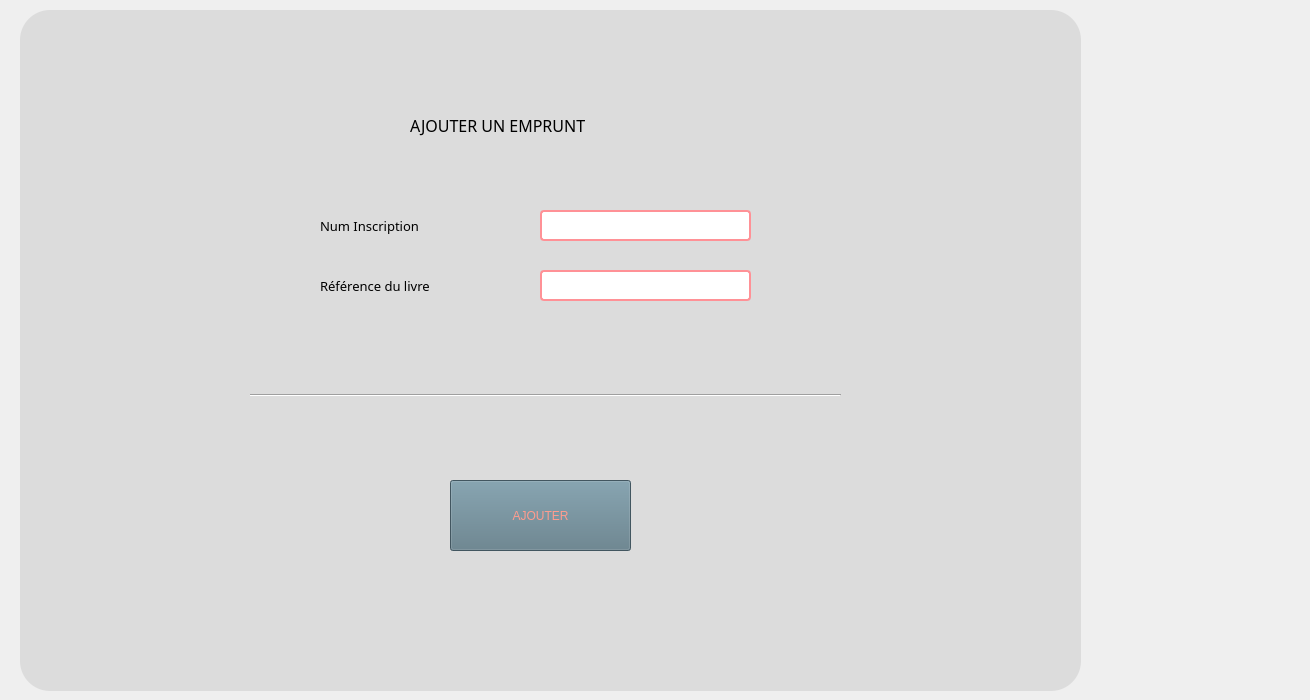
       <widget class="QWidget" name="tab_6">
        <attribute name="title">
         <string>Ajouter un nouvel emprunt</string>
        </attribute>
        <widget class="QLabel" name="label_99">
         <property name="geometry">
          <rect>
           <x>20</x>
           <y>10</y>
           <width>1061</width>
           <height>681</height>
          </rect>
         </property>
         <property name="styleSheet">
          <string notr="true">background-color:rgba(0,0, 0, 20);
border-radius: 30px;</string>
         </property>
         <property name="text">
          <string/>
         </property>
        </widget>
        <widget class="QLabel" name="label_77">
         <property name="geometry">
          <rect>
           <x>410</x>
           <y>90</y>
           <width>361</width>
           <height>71</height>
          </rect>
         </property>
         <property name="font">
          <font>
           <family>Segoe UI Black</family>
           <pointsize>12</pointsize>
           <weight>10</weight>
           <italic>false</italic>
           <bold>false</bold>
          </font>
         </property>
         <property name="styleSheet">
          <string notr="true">
font: 87 12pt &quot;Segoe UI Black&quot;;</string>
         </property>
         <property name="text">
          <string>AJOUTER UN EMPRUNT</string>
         </property>
        </widget>
        <widget class="QLabel" name="label_76">
         <property name="geometry">
          <rect>
           <x>320</x>
           <y>180</y>
           <width>231</width>
           <height>91</height>
          </rect>
         </property>
         <property name="font">
          <font>
           <family>Segoe UI Black</family>
           <pointsize>10</pointsize>
           <weight>10</weight>
           <italic>false</italic>
           <bold>false</bold>
          </font>
         </property>
         <property name="text">
          <string>Num Inscription</string>
         </property>
        </widget>
        <widget class="QLabel" name="label_74">
         <property name="geometry">
          <rect>
           <x>320</x>
           <y>240</y>
           <width>231</width>
           <height>91</height>
          </rect>
         </property>
         <property name="font">
          <font>
           <family>Segoe UI Black</family>
           <pointsize>10</pointsize>
           <weight>10</weight>
           <italic>false</italic>
           <bold>false</bold>
          </font>
         </property>
         <property name="text">
          <string>Référence du livre</string>
         </property>
        </widget>
        <widget class="QLabel" name="erreurni_18">
         <property name="geometry">
          <rect>
           <x>540</x>
           <y>240</y>
           <width>291</width>
           <height>16</height>
          </rect>
         </property>
         <property name="styleSheet">
          <string notr="true">color: rgb(255, 156, 142);
font: 87 9pt &quot;Segoe UI Black&quot;;
</string>
         </property>
         <property name="text">
          <string/>
         </property>
        </widget>
        <widget class="QLabel" name="erreurni_21">
         <property name="geometry">
          <rect>
           <x>510</x>
           <y>360</y>
           <width>251</width>
           <height>16</height>
          </rect>
         </property>
         <property name="styleSheet">
          <string notr="true">color: rgb(255, 156, 142);
font: 75 10pt &quot;MS Shell Dlg 2&quot;;</string>
         </property>
         <property name="text">
          <string/>
         </property>
        </widget>
        <widget class="Line" name="line_9">
         <property name="geometry">
          <rect>
           <x>250</x>
           <y>380</y>
           <width>591</width>
           <height>31</height>
          </rect>
         </property>
         <property name="orientation">
          <enum>Qt::Horizontal</enum>
         </property>
        </widget>
        <widget class="QLabel" name="erreurni_19">
         <property name="geometry">
          <rect>
           <x>540</x>
           <y>300</y>
           <width>291</width>
           <height>16</height>
          </rect>
         </property>
         <property name="styleSheet">
          <string notr="true">color: rgb(255, 156, 142);
font: 87 9pt &quot;Segoe UI Black&quot;;
</string>
         </property>
         <property name="text">
          <string/>
         </property>
        </widget>
        <widget class="QLineEdit" name="ni_2">
         <property name="geometry">
          <rect>
           <x>540</x>
           <y>210</y>
           <width>211</width>
           <height>31</height>
          </rect>
         </property>
         <property name="styleSheet">
          <string notr="true">color: rgb(92, 121, 134);
font: 10pt &quot;Tw Cen MT Condensed Extra Bold&quot;;
border: 2px solid rgb(255, 145, 150);
border-radius: 4px;
</string>
         </property>
        </widget>
        <widget class="QPushButton" name="pushButton_34">
         <property name="geometry">
          <rect>
           <x>450</x>
           <y>480</y>
           <width>181</width>
           <height>71</height>
          </rect>
         </property>
         <property name="styleSheet">
          <string notr="true">color: rgb(67, 87, 97);
selection-color: rgb(255, 255, 255);
selection-color: rgb(85, 170, 255);
selection-color: rgb(255, 114, 94);
selection-background-color: rgb(158, 109, 96);
selection-color: qlineargradient(spread:pad, x1:0, y1:0, x2:1, y2:0, stop:0 rgba(0, 0, 0, 255), stop:1 rgba(255, 255, 255, 255));
color: qlineargradient(spread:pad, x1:0, y1:0, x2:1, y2:0, stop:0 rgba(0, 0, 0, 255), stop:1 rgba(255, 255, 255, 255));
border-bottom-color: rgb(157, 109, 96);
alternate-background-color: rgb(156, 107, 94);
color: rgb(255, 156, 142);
background-color: rgb(255, 156, 142);
background-color: rgb(92, 121, 134);</string>
         </property>
         <property name="text">
          <string>AJOUTER</string>
         </property>
        </widget>
        <widget class="QLineEdit" name="nom_6">
         <property name="geometry">
          <rect>
           <x>540</x>
           <y>270</y>
           <width>211</width>
           <height>31</height>
          </rect>
         </property>
         <property name="styleSheet">
          <string notr="true">color: rgb(92, 121, 134);
font: 10pt &quot;Tw Cen MT Condensed Extra Bold&quot;;
border: 2px solid rgb(255, 145, 150);
border-radius: 4px;</string>
         </property>
        </widget>
        <widget class="QLabel" name="label_32">
         <property name="geometry">
          <rect>
           <x>370</x>
           <y>420</y>
           <width>381</width>
           <height>41</height>
          </rect>
         </property>
         <property name="styleSheet">
          <string notr="true">color: rgb(92, 121, 134);
font: 87 15pt &quot;Segoe UI Black&quot;;
</string>
         </property>
         <property name="text">
          <string/>
         </property>
        </widget>
        <widget class="QLabel" name="label_33">
         <property name="geometry">
          <rect>
           <x>370</x>
           <y>430</y>
           <width>931</width>
           <height>41</height>
          </rect>
         </property>
         <property name="styleSheet">
          <string notr="true">color: rgb(92, 121, 134);
font: 87 15pt &quot;Segoe UI Black&quot;;
</string>
         </property>
         <property name="text">
          <string/>
         </property>
        </widget>
       </widget>
